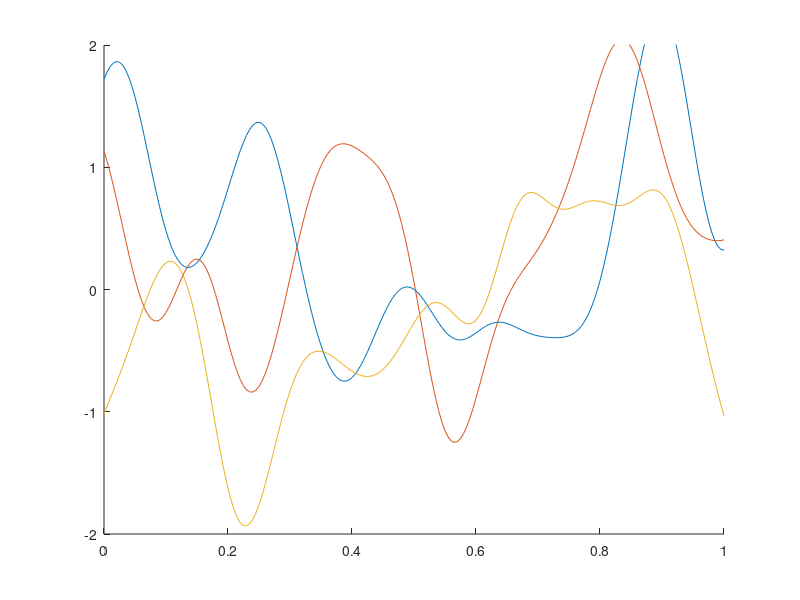

MATLAB code for this plot:
%adapted from https://www.youtube.com/watch?v=clMbOOz6yR0
%!octave --persist %

clf;

kernel=4
switch kernel
	case 0; k=@(x,y) 1*(x==y);  		%gaussian noise (\sigma^2=1)
	case 1; k=@(x,y) 1*x'*y;		%linear
	case 2; k=@(x,y) 1*min(x,y);		%brownian motion
	case 3; k=@(x,y) 2*(min(x,y)-x*y);	%brownian bridge
	case 4; k=@(x,y) exp(-100*(x-y)'*(x-y)); %squared exponential
	case 5; k=@(x,y) exp(-1*sqrt((x-y)'*(x-y))); %ornstein-uhlenbeck 
	case 6; k=@(x,y) exp(-1*sin(5*pi*(x-y))^2); %periodic
	case 7; k=@(x,y) exp(-100*min(abs(x-y),abs(x+y))^2); %symmetric wrt y
end

% Choose points at which to sample
x=(0:.005:1);
n=length(x);

% Construct the covariance matrix
Sigma=zeros(n,n);
for i=1:n
	for j=1:n
		Sigma(i,j)=k(x(i),x(j));
	end
end

for i=1:3
	% Sample from the Gaussian process at these points
	[A,S,B]=svd(Sigma);		% factor C=ASB'
	z=A*sqrt(S)*randn(n,1);

	figure(1);
	hold on;
	plot(x,z,'-')
	axis([0,1,-2,2])
end
